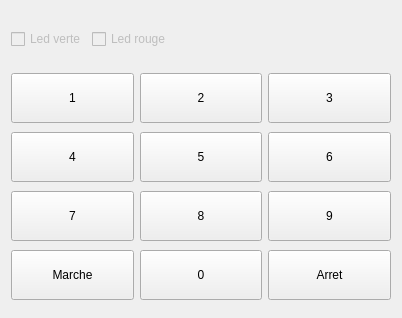
<?xml version="1.0" encoding="UTF-8"?>
<ui version="4.0">
 <class>Clavier</class>
 <widget class="QWidget" name="Clavier">
  <property name="geometry">
   <rect>
    <x>0</x>
    <y>0</y>
    <width>402</width>
    <height>318</height>
   </rect>
  </property>
  <property name="windowTitle">
   <string>Central d'alarme</string>
  </property>
  <layout class="QGridLayout" name="gridLayout">
   <item row="0" column="0">
    <layout class="QHBoxLayout" name="horizontalLayout_5">
     <item>
      <widget class="QCheckBox" name="checkBoxLedVerte">
       <property name="enabled">
        <bool>false</bool>
       </property>
       <property name="text">
        <string>Led verte</string>
       </property>
      </widget>
     </item>
     <item>
      <widget class="QCheckBox" name="checkBoxLedRouge">
       <property name="enabled">
        <bool>false</bool>
       </property>
       <property name="text">
        <string>Led rouge</string>
       </property>
      </widget>
     </item>
     <item>
      <spacer name="horizontalSpacer">
       <property name="orientation">
        <enum>Qt::Horizontal</enum>
       </property>
       <property name="sizeHint" stdset="0">
        <size>
         <width>50</width>
         <height>50</height>
        </size>
       </property>
      </spacer>
     </item>
    </layout>
   </item>
   <item row="1" column="0">
    <layout class="QHBoxLayout" name="horizontalLayout">
     <item>
      <widget class="QPushButton" name="pushButton_1">
       <property name="enabled">
        <bool>true</bool>
       </property>
       <property name="minimumSize">
        <size>
         <width>50</width>
         <height>50</height>
        </size>
       </property>
       <property name="text">
        <string>1</string>
       </property>
      </widget>
     </item>
     <item>
      <widget class="QPushButton" name="pushButton_2">
       <property name="enabled">
        <bool>true</bool>
       </property>
       <property name="minimumSize">
        <size>
         <width>50</width>
         <height>50</height>
        </size>
       </property>
       <property name="text">
        <string>2</string>
       </property>
      </widget>
     </item>
     <item>
      <widget class="QPushButton" name="pushButton_3">
       <property name="enabled">
        <bool>true</bool>
       </property>
       <property name="minimumSize">
        <size>
         <width>50</width>
         <height>50</height>
        </size>
       </property>
       <property name="text">
        <string>3</string>
       </property>
      </widget>
     </item>
    </layout>
   </item>
   <item row="2" column="0">
    <layout class="QHBoxLayout" name="horizontalLayout_2">
     <item>
      <widget class="QPushButton" name="pushButton_4">
       <property name="enabled">
        <bool>true</bool>
       </property>
       <property name="minimumSize">
        <size>
         <width>50</width>
         <height>50</height>
        </size>
       </property>
       <property name="text">
        <string>4</string>
       </property>
      </widget>
     </item>
     <item>
      <widget class="QPushButton" name="pushButton_5">
       <property name="enabled">
        <bool>true</bool>
       </property>
       <property name="minimumSize">
        <size>
         <width>50</width>
         <height>50</height>
        </size>
       </property>
       <property name="text">
        <string>5</string>
       </property>
      </widget>
     </item>
     <item>
      <widget class="QPushButton" name="pushButton_6">
       <property name="enabled">
        <bool>true</bool>
       </property>
       <property name="minimumSize">
        <size>
         <width>50</width>
         <height>50</height>
        </size>
       </property>
       <property name="text">
        <string>6</string>
       </property>
      </widget>
     </item>
    </layout>
   </item>
   <item row="3" column="0">
    <layout class="QHBoxLayout" name="horizontalLayout_3">
     <item>
      <widget class="QPushButton" name="pushButton_7">
       <property name="enabled">
        <bool>true</bool>
       </property>
       <property name="minimumSize">
        <size>
         <width>50</width>
         <height>50</height>
        </size>
       </property>
       <property name="text">
        <string>7</string>
       </property>
      </widget>
     </item>
     <item>
      <widget class="QPushButton" name="pushButton_9">
       <property name="enabled">
        <bool>true</bool>
       </property>
       <property name="minimumSize">
        <size>
         <width>50</width>
         <height>50</height>
        </size>
       </property>
       <property name="text">
        <string>8</string>
       </property>
      </widget>
     </item>
     <item>
      <widget class="QPushButton" name="pushButton_8">
       <property name="enabled">
        <bool>true</bool>
       </property>
       <property name="minimumSize">
        <size>
         <width>50</width>
         <height>50</height>
        </size>
       </property>
       <property name="text">
        <string>9</string>
       </property>
      </widget>
     </item>
    </layout>
   </item>
   <item row="4" column="0">
    <layout class="QHBoxLayout" name="horizontalLayout_4">
     <item>
      <widget class="QPushButton" name="pushButton_Marche">
       <property name="enabled">
        <bool>true</bool>
       </property>
       <property name="minimumSize">
        <size>
         <width>50</width>
         <height>50</height>
        </size>
       </property>
       <property name="text">
        <string>Marche</string>
       </property>
      </widget>
     </item>
     <item>
      <widget class="QPushButton" name="pushButton_0">
       <property name="enabled">
        <bool>true</bool>
       </property>
       <property name="minimumSize">
        <size>
         <width>50</width>
         <height>50</height>
        </size>
       </property>
       <property name="text">
        <string>0</string>
       </property>
      </widget>
     </item>
     <item>
      <widget class="QPushButton" name="pushButton_Arret">
       <property name="enabled">
        <bool>true</bool>
       </property>
       <property name="minimumSize">
        <size>
         <width>50</width>
         <height>50</height>
        </size>
       </property>
       <property name="text">
        <string>Arret</string>
       </property>
      </widget>
     </item>
    </layout>
   </item>
  </layout>
 </widget>
 <resources/>
 <connections/>
</ui>
